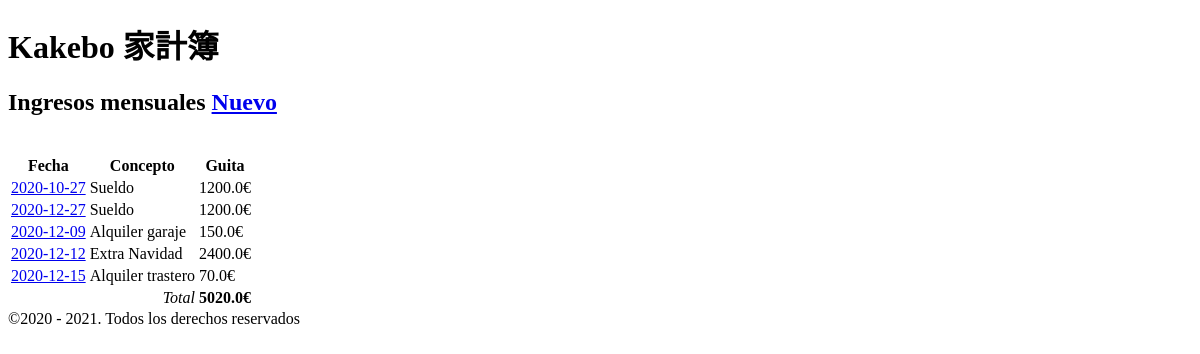
Before: / with the older database file.
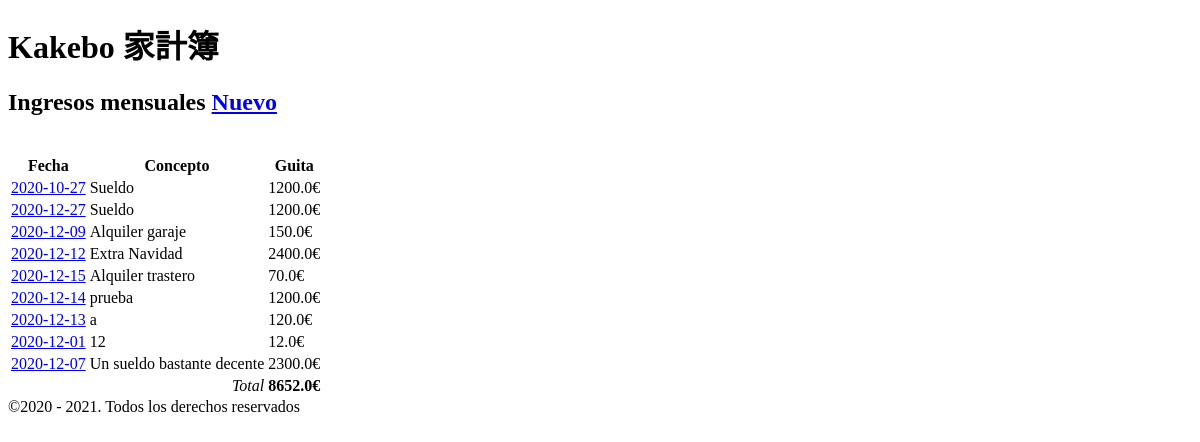
After: the same page with the newer database file.
### tables this page shows
CREATE TABLE "movimientos" (
	"id"	INTEGER,
	"concepto"	TEXT NOT NULL,
	"fecha"	TEXT NOT NULL,
	"cantidad"	REAL NOT NULL,
	PRIMARY KEY("id" AUTOINCREMENT)
);

### movements/views.py (the view)
@app.route('/')
def listaIngresos():
    ingresos = consulta('SELECT fecha, concepto, cantidad, id FROM movimientos;') or []
    total=0
    for ingreso in ingresos:
        total += float(ingreso['cantidad'])
    return render_template('movementsList.html', datos=ingresos, total=total)

### movements/views.py (called while the page is built)
def consulta(query, params=()):
    conn = sqlite3.connect(DBFILE)
    c = conn.cursor()
    '''
    'SELECT * FROM TABLA' -> [(),(), (),]
    'SELECT * FROM TABLA VACIA ' -> []
    'INSERT ...' -> []
    'UPDATE ...' -> []
    'DELETE ...' -> []
    '''
    c.execute(query, params)
    conn.commit()
    filas = c.fetchall()
    conn.close()
    if len(filas) == 0:
        return filas
    columnNames = []
    for columnName in c.description:
        columnNames.append(columnName[0])
    listaDeDiccionarios = []
    for fila in filas:
        d = {}
        for ix, columnName in enumerate(columnNames):
            d[columnName] = fila[ix]
        listaDeDiccionarios.append(d)
    return listaDeDiccionarios

### movements/templates/movementsList.html (shortened to what this page needs)
{% extends 'base.html' %}
{% block content %}
    <h2>Ingresos mensuales <a href="creaalta">Nuevo</a></h2>
    {% if datos|length > 0 %}
    <br>
    <table>
        <thead>
            <tr>
                <th>Fecha</th>
                <th>Concepto</th>
                <th>Guita</th>
            </tr>
        </thead>
        <tbody>
            {% for registro in datos %}
                <tr>
                    <td><a href="modifica/{{registro['id']}}">{{registro['fecha']}}</a></td>
                    <td>{{registro['concepto']}}</td>
                    <td>{{registro ['cantidad']}}€</td>
                </tr>
            {% endfor %}
            <tr>
                <td colspan="2" style="text-align: right;"><em>Total</em></td>
                <td><strong>{{total}}€</strong></td>
            </tr>
        </tbody>
    </table>
{% else %}
<p>No hay movimientos.</p>
{% endif %}
{% endblock %}

Changed rows visible on the page:
added movimientos: fecha "2020-12-14", concepto "prueba", cantidad "1200.0"
added movimientos: fecha "2020-12-13", concepto "a", cantidad "120.0"
added movimientos: fecha "2020-12-01", concepto "12", cantidad "12.0"
added movimientos: fecha "2020-12-07", concepto "Un sueldo bastante decente", cantidad "2300.0"
Other visible differences:
{{ total }}: "5020.0" → "8652.0"
